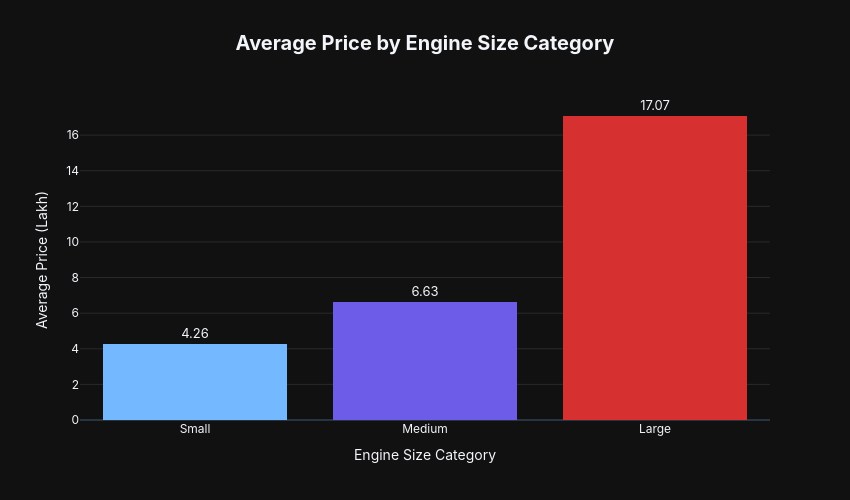

Here is the notebook cell this chart was saved with:
### Markdown cell above
## Insight: Electric cars have the highest average price, followed by Diesel and Petrol. CNG is the cheapest.

### Code cell
# Bivariate Plot 3: Engine Size Category vs Average Selling Price

def categorize_engine(engine):
    if engine < 1200:
        return 'Small'
    elif engine < 1800:
        return 'Medium'
    else:
        return 'Large'

df['engine_category'] = df['engine'].apply(categorize_engine)

engine_cat_price = df.groupby('engine_category')['price_lakh'].mean().reindex(['Small', 'Medium', 'Large']).reset_index()
engine_cat_price.columns = ['Engine Size Category', 'Average Price (Lakh)']

fig = px.bar(
    engine_cat_price,
    x='Engine Size Category',
    y='Average Price (Lakh)',
    title='<b>Average Price by Engine Size Category</b>',
    color='Engine Size Category',
    color_discrete_sequence=['#74B9FF', '#6C5CE7', '#D63031'],
    text=engine_cat_price['Average Price (Lakh)'].round(2)
)
fig.update_traces(textposition='outside', textfont_size=13, marker_line_width=0,
                  hovertemplate='%{x}<br>Avg Price: %{y:.2f} Lakh<extra></extra>')
fig.update_layout(
    title_font_size=20, title_x=0.5,
    width=850, height=500, showlegend=False,
    font=dict(family='Inter, sans-serif'),
    plot_bgcolor='rgba(0,0,0,0)',
    xaxis=dict(showgrid=False),
    yaxis=dict(showgrid=True, gridcolor='rgba(255,255,255,0.1)'),
)
fig.show()

### Figure 1 — Plotly figure (JSON) as saved in the notebook; plotly's stock layout.template omitted (floating-point values rounded to 4 significant figures)
{"data": [{"hovertemplate": "%{x}<br>Avg Price: %{y:.2f} Lakh<extra></extra>", "legendgroup": "Small", "marker": {"color": "#74B9FF", "line": {"width": 0}, "pattern": {"shape": ""}}, "name": "Small", "orientation": "v", "showlegend": true, "text": [4.26], "textfont": {"size": 13}, "textposition": "outside", "type": "bar", "x": ["Small"], "xaxis": "x", "y": [4.262], "yaxis": "y"}, {"hovertemplate": "%{x}<br>Avg Price: %{y:.2f} Lakh<extra></extra>", "legendgroup": "Medium", "marker": {"color": "#6C5CE7", "line": {"width": 0}, "pattern": {"shape": ""}}, "name": "Medium", "orientation": "v", "showlegend": true, "text": [6.63], "textfont": {"size": 13}, "textposition": "outside", "type": "bar", "x": ["Medium"], "xaxis": "x", "y": [6.633], "yaxis": "y"}, {"hovertemplate": "%{x}<br>Avg Price: %{y:.2f} Lakh<extra></extra>", "legendgroup": "Large", "marker": {"color": "#D63031", "line": {"width": 0}, "pattern": {"shape": ""}}, "name": "Large", "orientation": "v", "showlegend": true, "text": [17.07], "textfont": {"size": 13}, "textposition": "outside", "type": "bar", "x": ["Large"], "xaxis": "x", "y": [17.07], "yaxis": "y"}], "layout": {"barmode": "relative", "font": {"family": "Inter, sans-serif"}, "height": 500, "legend": {"title": {"text": "Engine Size Category"}, "tracegroupgap": 0}, "plot_bgcolor": "rgba(0,0,0,0)", "showlegend": false, "title": {"font": {"size": 20}, "text": "<b>Average Price by Engine Size Category</b>", "x": 0.5}, "width": 850, "xaxis": {"anchor": "y", "categoryarray": ["Small", "Medium", "Large"], "categoryorder": "array", "domain": [0, 1], "showgrid": false, "title": {"text": "Engine Size Category"}}, "yaxis": {"anchor": "x", "domain": [0, 1], "gridcolor": "rgba(255,255,255,0.1)", "showgrid": true, "title": {"text": "Average Price (Lakh)"}}}}
